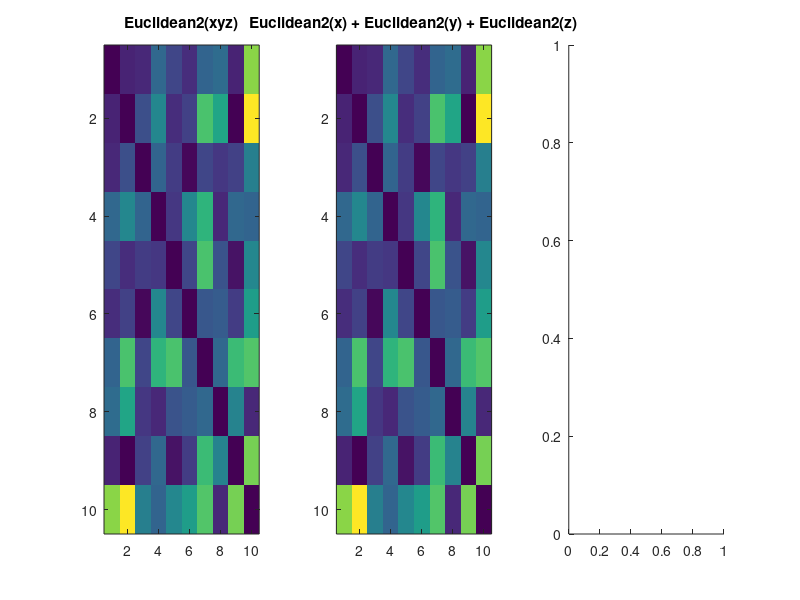

The MATLAB source for this figure: (Note: this script raises an error after producing the figure.)
% self_similarity_matrices% Octave 4% edit <---%==========================================================================clear% check if statistics package is loaded:pkg_list = pkg('list');pkg_name = 'statistics';statistics_package = 0;for i = 1:length(pkg_list)  if strcmp(pkg_list{i}.name,pkg_name)    statistics_package = 1;  endend% make signal:L = 10; % <---------- lengthsig = rand(L,3);%..........................................................................% Euclidean distance without sqrt:start_col = 2;for row = 1:L  for col = start_col:L    Euclidean2_xyz(row,col) = sum((sig(row,:)-sig(col,:)).^2); % xyz    Euclidean2_xyz(col,row) = Euclidean2_xyz(row,col);        Euclidean2_x(row,col) = sum((sig(row,1)-sig(col,1)).^2); % x     Euclidean2_x(col,row) = Euclidean2_x(row,col);        Euclidean2_y(row,col) = sum((sig(row,2)-sig(col,2)).^2); % y     Euclidean2_y(col,row) = Euclidean2_y(row,col);        Euclidean2_z(row,col) = sum((sig(row,3)-sig(col,3)).^2); % z     Euclidean2_z(col,row) = Euclidean2_z(row,col);      end  start_col = start_col+1;endfiguresubplotcount = 1;subplotsn = 3;subplot(1,subplotsn,subplotcount)subplotcount = subplotcount + 1;imagesc(Euclidean2_xyz)title('Euclidean2(xyz)')subplot(1,subplotsn,subplotcount)subplotcount = subplotcount + 1;imagesc(Euclidean2_x + Euclidean2_y + Euclidean2_z)title('Euclidean2(x) + Euclidean2(y) + Euclidean2(z)')if statistics_package  subplot(1,subplotsn,subplotcount)  subplotcount = subplotcount + 1;  imagesc(pdist2(sig,sig,'sqeuclidean'))  title('pdist2(sig,sig,''sqeuclidean'')')end%..........................................................................% Euclidean distance:Euclidean_xyz = Euclidean2_xyz .^ 0.5;Euclidean_x = Euclidean2_x .^ 0.5;Euclidean_y = Euclidean2_y .^ 0.5;Euclidean_z = Euclidean2_z .^ 0.5;figuresubplotcount = 1;subplotsn = 3;subplot(1,subplotsn,subplotcount)subplotcount = subplotcount + 1;imagesc(Euclidean_xyz)title('Euclidean(xyz)')subplot(1,subplotsn,subplotcount)subplotcount = subplotcount + 1;imagesc( Euclidean_x + Euclidean_y + Euclidean_z )title('Euclidean(x) + Euclidean(y) + Euclidean(z)')if statistics_package  subplot(1,subplotsn,subplotcount)  subplotcount = subplotcount + 1;  imagesc(pdist2(sig,sig))  title('pdist2(sig,sig)')end%..........................................................................% Cityblock distance:start_col = 2;for row = 1:L  for col = start_col:L    Cityblock_xyz(row,col) = sum(abs(sig(row,:)-sig(col,:))); % xyz    Cityblock_xyz(col,row) = Cityblock_xyz(row,col);    Cityblock_x(row,col) = sum(abs(sig(row,1)-sig(col,1))); % x     Cityblock_x(col,row) = Cityblock_x(row,col);        Cityblock_y(row,col) = sum(abs(sig(row,2)-sig(col,2))); % y     Cityblock_y(col,row) = Cityblock_y(row,col);        Cityblock_z(row,col) = sum(abs(sig(row,3)-sig(col,3))); % z     Cityblock_z(col,row) = Cityblock_z(row,col);          end  start_col = start_col+1;endfiguresubplotcount = 1;subplotsn = 3;subplot(1,subplotsn,subplotcount)subplotcount = subplotcount + 1;imagesc(Cityblock_xyz)title('Cityblock(xyz)')subplot(1,subplotsn,subplotcount)subplotcount = subplotcount + 1;imagesc(Cityblock_x + Cityblock_y + Cityblock_z)title('Cityblock(x) + Cityblock(y) + Cityblock(z)')if statistics_package  subplot(1,subplotsn,subplotcount)  subplotcount = subplotcount + 1;  imagesc(pdist2(sig,sig,'L1'))  title('pdist2(sig,sig,''L1'')')end%..........................................................................% Cosine distance:sig_cos_xyz = sig ./ repmat ( sqrt(sum (sig.^2,2) ), [1 3]);Cosine_xyz = 1 - sig_cos_xyz*sig_cos_xyz';sig_cos_x = sig(:,1) ./ sqrt( sum ( sig(:,1).^2,2 ) );Cosine_x = 1 - sig_cos_x*sig_cos_x';sig_cos_y = sig(:,2) ./ sqrt( sum ( sig(:,2).^2,2 ) );Cosine_y = 1 - sig_cos_y*sig_cos_y';sig_cos_z = sig(:,3) ./ sqrt( sum ( sig(:,3).^2,2 ) );Cosine_z = 1 - sig_cos_z*sig_cos_z';figuresubplotcount = 1;subplotsn = 3;subplot(1,subplotsn,subplotcount)subplotcount = subplotcount + 1;imagesc(Cosine_xyz)title('Cosine(xyz)')subplot(1,subplotsn,subplotcount)subplotcount = subplotcount + 1;imagesc(Cosine_x + Cosine_y + Cosine_z)title('Cosine(x) + Cosine(y) + Cosine(z)')if statistics_package  subplot(1,subplotsn,subplotcount)  subplotcount = subplotcount + 1;  imagesc(pdist2(sig,sig,'cosine'))  title('pdist2(sig,sig,''cosine'')')end